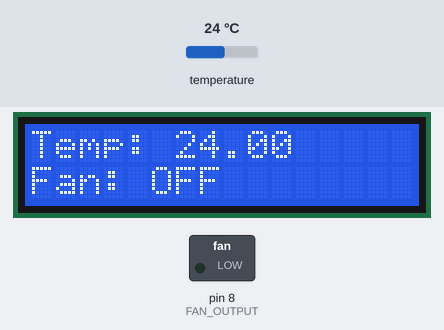
This sketch was run on a simulated Arduino Uno, built with avr-gcc and run on an emulated ATmega328P. Parts: 16×2 character LCD, switched loads named in the sketch (green lamp = pin HIGH). The test bench sets the inputs (shaded band); at power-on: temperature 24 °C.

Above: at 1.2 s.
1.3 s: temperature set to 25.4 °C
At 2.4 s:
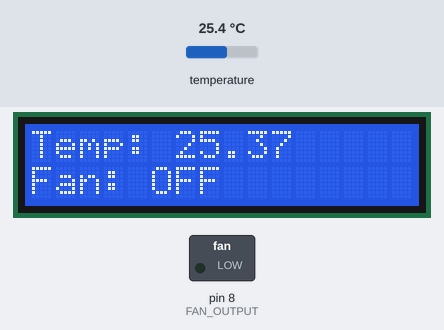
3.3 s: temperature set to 26.9 °C
At 3.8 s:
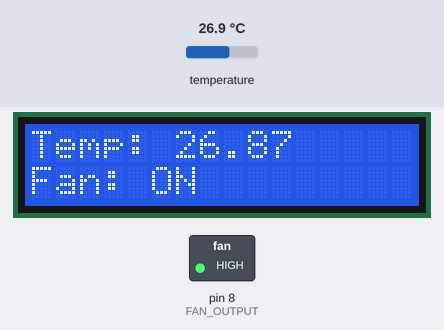
5.0 s: temperature set to 12 °C
At 6.4 s:
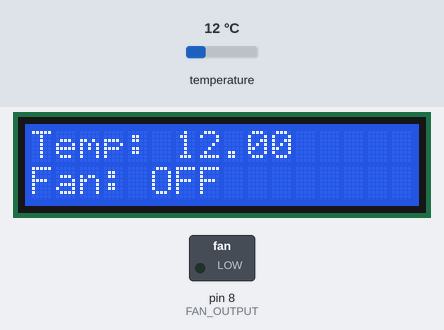
Timing chart, 0 to 8.0 s (numbered marks = the images above; inputs shaded):
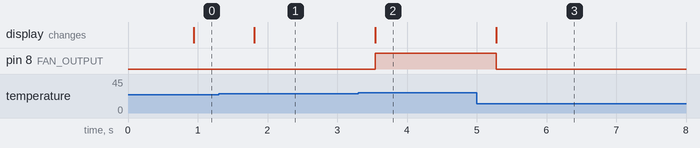

The sketch:

proyect.ino
```cpp
#include <LiquidCrystal.h>
#include <OneWire.h>
#include <DallasTemperature.h>

LiquidCrystal lcd(12, 11, 5, 4, 3, 2);

const int ONE_WIRE_BUS = 7;
OneWire oneWireLocal(ONE_WIRE_BUS);
DallasTemperature sensorsLocal(&oneWireLocal);

float tempLocal = 0.0;

const int FAN_OUTPUT = 8;

void setup()
{
   // set up the LCD's number of columns and rows
   lcd.begin(16, 2);

   pinMode(8, OUTPUT);

   Serial.begin(9600);
   sensorsLocal.begin();
}

void loop()
{
   CheckTemps();

   lcd.setCursor(0, 0);
   lcd.print("Temp: ");
   lcd.setCursor(6, 0);
   lcd.print(tempLocal);

   if (tempLocal > 26)
   {
      lcd.setCursor(0, 1);
      lcd.print("Fan: ON ");
      digitalWrite(FAN_OUTPUT, HIGH);
   }
   else
   {
      lcd.setCursor(0, 1);
      lcd.print("Fan: OFF");
      digitalWrite(FAN_OUTPUT, LOW);
   }
}

void CheckTemps()
{
   sensorsLocal.requestTemperatures(); // Send command to get temperature from the DS18B20
   // The sensor will return reading from previous request unless a delay is used to give it time to
   // complete the reading request.  If polling every second like we are doing here, the delay can be ignored.
   delay(100);
   tempLocal = sensorsLocal.getTempCByIndex(0); // There can be more than one device on this same bus
                                                // so we need to use the first index of (0)
}
```

Measured:
- the behaviour switches between 26 and 26.1 °C on temperature (found by bisection; images 1 and 2)
- after the input at 1.3 s, the display: changes after 0.51 s (image 1)
- after the input at 3.3 s, pin 8 (FAN_OUTPUT): LOW → HIGH after 0.25 s; the display: changes after 0.25 s (image 2)
- after the input at 5.0 s, pin 8 (FAN_OUTPUT): HIGH → LOW after 0.28 s; the display: changes after 0.28 s (image 3)
